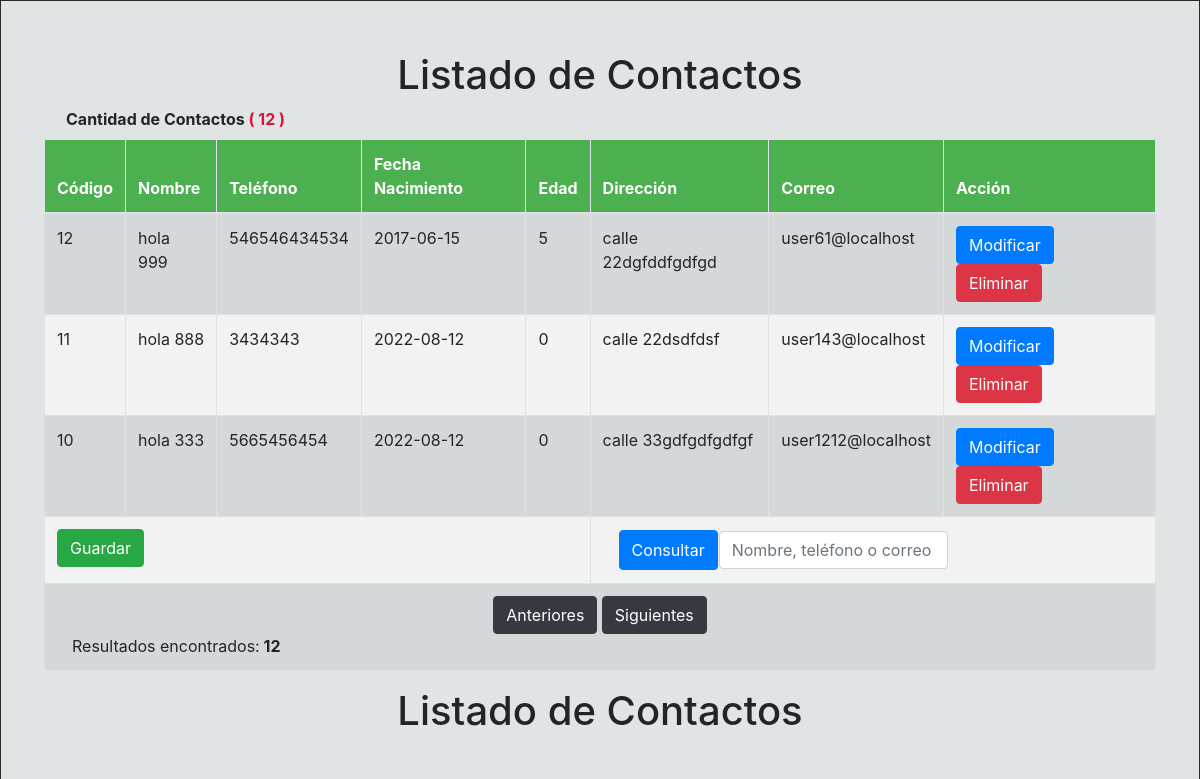
Page /templates/listado_contactos.php on the committed database.
### tables this page shows
CREATE TABLE `contacto` (
  `id` int(11) NOT NULL,
  `name` varchar(50) NOT NULL,
  `phone` varchar(50) NOT NULL,
  `date` date NOT NULL DEFAULT current_timestamp(),
  `age` varchar(50) NOT NULL,
  `address` varchar(50) NOT NULL,
  `email` varchar(50) NOT NULL
);

### templates/listado_contactos.php (the view, shortened to what this page needs)
<!DOCTYPE html>
<html lang="en">
<head>
    <link rel="stylesheet" href="../css/bootstrap.css">
    <link rel="stylesheet" href="../css/style.css">
</head>
<body>
    <div class="main-wrapper">
    <center><h1>Listado de Contactos</h1></center>
    <?php
        include('../conexion/conexion.php');
        $registros=$mysql->query("select * from contacto order by id desc") or
        die($mysql->error);
        $cantidad = mysqli_num_rows($registros);
    ?>
    <div class="col-md-6">
        <strong>Cantidad de Contactos<span style="color: crimson">  ( <?php echo $cantidad; ?> )</span> </strong>
    </div>
    <div class="row clearfix">
    <div class="col-lg-12 col-md-12 col-sm-12 col-xs-12">
    <div class="body">
        <div class="row clearfix">
            <div class="col-sm-12">
                <div class="row">
                    <div class="col-md-12 p-2">
                    <div class="table-responsive">
                        <table class="table table-bordered table-striped table-hover">
                        <thead>
                            <tr>
                                <th scope="col">Código</th>
                                <th scope="col">Nombre</th>
                                <th scope="col">Teléfono</th>
                                <th scope="col">Fecha Nacimiento</th>
                                <th scope="col">Edad</th>
                                <th scope="col">Dirección</th>
                                <th scope="col">Correo</th>
                                <th scope="col">Acción</th>
                            </tr>
                            </thead>
                            <tbody>
                            <?php
                            if (isset($_REQUEST['pos']))
                            $inicio=$_REQUEST['pos'];
                            else
                            $inicio=0;
                            include('../conexion/conexion.php');
                            $registros=$mysql->query("select * from contacto order by id desc limit $inicio,3") or
                            die($mysql->error);
                            $impresos=0;
                            while ($reg = mysqli_fetch_array($registros)) {
                                $impresos++;
                                ?>
                            <tr>
                                <td><?php echo $reg['id']; ?></td>
                                <td><?php echo $reg['name']; ?></td>
                                <td><?php echo $reg['phone']; ?></td>
                                <td><?php echo $reg['date']; ?></td>
                                <td><?php echo $reg['age']; ?></td>
                                <td><?php echo $reg['address']; ?></td>
                                <td><?php echo $reg['email']; ?></td>
                            <td>
                                <button type="button" class="btn btn-primary" data-toggle="modal" data-target="#editarContacto<?php echo $reg['id']; ?>">
                                    Modificar
                                </button>
                                <button type="button" class="btn btn-danger" data-toggle="modal" data-target="#deleteContacto<?php echo $reg['id']; ?>">
                                    Eliminar
                                </button>
                            </td>
                            </tr>
                                <?php }
                                ?>
                            <tr><td colspan="5">
                            <button type="button" class="btn btn-success" data-toggle="modal" data-target="#guardarContacto">
                                Guardar
                            </button>
                            </td>
                            <td colspan="12">
                            <form method="POST" action="#" class="col-8" id="buscar">
                                <button type="submit" onclick="eliminaEspacio();" class="btn btn-primary">Consultar</button>
                                <input type="text" class="form-control" id="buscar" name="buscar" placeholder="Nombre, teléfono o correo">
                            </form>
                            </td>
                            <tr>
                                <td colspan="12">
                                <?php
                                    if ($inicio==0)
                                    echo "<center><button class='btn btn-dark'>Anteriores</button> ";
                                    else
                                    {
                                    $anterior=$inicio-3;
                                    echo "<a href=\"../templates/listado_contactos.php?pos=$anterior\" id=\"ant\"><center><button class='btn btn-dark'>Anteriores</button> </a>";
                                    }
                                    if ($impresos==3)
                                    {
                                    $proximo=$inicio+3;
                                    echo "<a href=\"../templates/listado_contactos.php?pos=$proximo\" id=\"sig\"><button class='btn btn-dark'>Siguientes</button></center></a>";
                                    }
                                    else
                                    echo "<button class='btn btn-dark'>Siguientes</button></center>";
                                ?>
                                    <?php include('../models/consulta.php'); ?>
</body>
</html>

### models/consulta.php (shortened to what this page needs)
<?php
include('../conexion/conexion.php');
?>
<html>
<head>
<link rel="stylesheet" href="../css/bootstrap.css">
</head>
<body>
<div class="container">
<?php
if(!empty($_POST)) {
      $aKeyword = explode(" ", $_POST['buscar']);
      $query ="select * from contacto where name LIKE LOWER('%".$aKeyword[0]."%') OR phone LIKE LOWER('%".$aKeyword[0]."%')
      OR email LIKE LOWER('%".$aKeyword[0]."%')";
     $result = $mysql->query($query);
     $numero = mysqli_num_rows($result);
     if (mysqli_num_rows($result) > 0 AND $_POST['buscar'] != '') {
        $row_count=0;
        echo "Resultados encontrados:<b> ".$numero."</b>";
    ?>
        <table class="table table-bordered table-striped table-hover">
          <thead>
          <tr>
              <th scope="col">Resultado</th>
              <th scope="col">Código</th>
              <th scope="col">Nombre</th>
              <th scope="col">Teléfono</th>
              <th scope="col">Fecha Nacimiento</th>
              <th scope="col">Edad</th>
              <th scope="col">Dirección</th>
              <th scope="col">Correo</th>
              <th scope="col">Acción</th>
          </tr>
          </thead>
          <tbody>
        <?php
        if ($_POST['buscar'] == '') {
          echo "Resultados encontrados: 0";
        } else {
        $row_count=0;
        While ($row = $result->fetch_assoc()) {
            $row_count++;
        ?>
          <tr>
            <td><?php echo $row_count ?></td>
            <td><?php echo $row['id'] ?></td>
            <td><?php echo resaltar_frase($row['name'] ,$_POST['buscar']) ?></td>
            <td><?php echo resaltar_frase($row['phone'] ,$_POST['buscar']) ?></td>
            <td><?php echo $row['date'] ?></td>
            <td><?php echo $row['age'] ?></td>
            <td><?php echo $row['address'] ?></td>
            <td><?php echo resaltar_frase($row['email'] ,$_POST['buscar']) ?></td>
            <form method="POST" action="#" class="col-8" id="buscar">
                <?php
                  if ($_POST['buscar'] != $row['email']) {
                ?>
                <td>
                  <button type="submit" id="validar" class="btn btn-success" >Editar</button>
                  <input type="hidden" class="form-control" id="buscar" name="buscar" value="<?php echo $row['email'] ?>">
                <?php
                  } else {
                ?>
               <td>
                  <button type="button" class="btn btn-primary" data-bs-toggle="modal" data-bs-target="#modalConsultar">
                    Modificar
                  </button>
                  <button type="button" class="btn btn-danger" data-bs-toggle="modal" data-bs-target="#modalEliminar">
                    Eliminar
                  </button>
                </td>
                <?php
                  }
                ?>
            </form>
          </tr>
      <?php
          }
        }
        } else {
          echo "Resultados encontrados:<b> ".$numero."</b>";
        }
      }
      ?>
      </tbody>
      </table>
      <center><h1>Listado de Contactos</h1></center>
</div>
</body>
</html>

### css/style.css (style rules this page uses)
table { border-collapse: collapse; width: 100%; }
th, td { text-align: left; padding: 14px; }
tr:nth-child(even) { background-color: #f2f2f2 }
th { background-color: #4CAF50; color: white; }
.main-wrapper { width:100%; background:#E0E4E5; border:1px solid #292929; padding:50px; }
#buscar { display: flex; float: left; margin: 1px; }

### rows in the picture
contacto: id "12", name "hola 999", phone "546546434534", date "2017-06-15", age "5", address "calle 22dgfddfgdfgd", email "user61@localhost"
contacto: id "11", name "hola 888", phone "3434343", date "2022-08-12", age "0", address "calle 22dsdfdsf", email "user143@localhost"
contacto: id "10", name "hola 333", phone "5665456454", date "2022-08-12", age "0", address "calle 33gdfgdfgdfgf", email "user1212@localhost"

### other values in the picture
$cantidad "12"
$numero "12"
